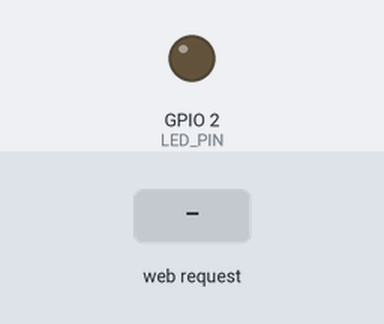
A sketch run on a simulated ESP32-C3. Parts: output pins drawn as LEDs (lit = HIGH). The test bench sets the inputs (shaded band). WiFi joins after 1.5 s; servers stay silent unless stated; pins used as bus, display or sensor lines are not drawn; what the sketch prints to the serial monitor is not drawn.

Above: at 5.8 s.
5.9 s: HTTP request GET /desligar received
At 11.2 s:
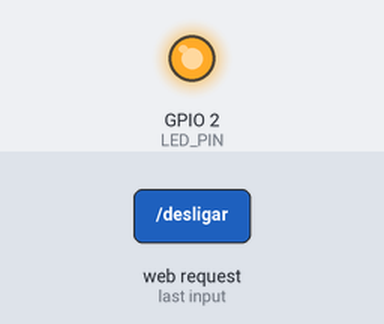
Timing chart, 0 to 13.4 s (numbered marks = the images above; inputs shaded):
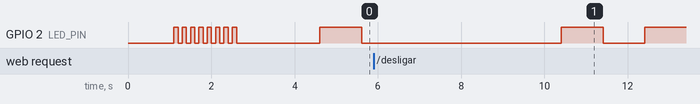

The sketch:

ESP-PC_Server.ino
```cpp
#include <WiFi.h>
#include <ESPAsyncWebServer.h>
#include "AsyncTCP.h"
#include <ESPmDNS.h> // NOVO: Inclui a biblioteca para nomes .local

#define DebugSerial Serial1 // Define nosso "Serial de Debug" como sendo o Serial1

// --- Configurações de Rede ---
const char* ssid = "LESC";
// Coloque o nome da sua rede Wi-Fi aqui
const char* password = "A33669608F";
// Coloque a senha da sua rede aqui
const char* mdns_name = "esp-pc"; // NOVO: O nome para acessar (http://esp-pc.local)

// --- Configurações de Hardware ---
// Pinos GPIO seguros para uso na ESP32-C3
const int POWER_PIN = 5;
// Conectado ao pino 1 (Ânodo) do optoacoplador de POWER
const int RESET_PIN = 3;
// Conectado ao pino 1 (Ânodo) do optoacoplador de RESET

const int ESP_UART_TX_PIN = 21;
// O pino que você especificou
const int ESP_UART_RX_PIN = 20;
// Um pino "placeholder", mesmo que não o usemos

// Duração do pulso para simular o "pressionar" do botão
const int PULSE_DURATION_MS = 300;
const int SHUTDOWN_DURATION_MS = 4500; // NOVO: 4.5 segundos para forçar o desligamento

// --- Configuração do LED de Status (Heartbeat) ---
// Na maioria das placas ESP32-C3, o LED azul onboard está no GPIO 2.
// É um LED "common-anode", então LOW = LIGADO, HIGH = DESLIGADO.
const int LED_PIN = 2;
bool ledState = HIGH; // Começa desligado (HIGH)
unsigned long previousMillis = 0;
const long interval = 1000; // Intervalo do blink (1 segundo)

// --- Objetos do Servidor ---
AsyncWebServer server(80);
// Cria o objeto do servidor na porta 80 (HTTP)

// --- Página HTML ---
// HTML MODIFICADO
const char* htmlPage = R"rawliteral(
<!DOCTYPE html>
<html lang="pt-br">
<head>
    <meta charset="UTF-8">
    <meta name="viewport" content="width=device-width, initial-scale=1.0">
    <title>Controlador de PC</title>
    <style>
        body {
            font-family: -apple-system, BlinkMacSystemFont, "Segoe UI", Roboto, Helvetica, Arial, sans-serif;
            background-color: #121212;
            color: #e0e0e0;
            display: flex;
            flex-direction: column;
            align-items: center;
            justify-content: center;
            height: 100vh;
            margin: 0;
            text-align: center;
        }
        h1 {
            font-weight: 300;
            color: #ffffff;
        }
        .container {
            display: flex;
            flex-direction: column;
            gap: 20px;
            width: 80%;
            max-width: 400px;
        }
        .button {
            display: block;
            padding: 25px 20px;
            font-size: 1.2rem;
            font-weight: bold;
            text-decoration: none;
            color: #ffffff;
            border-radius: 8px;
            transition: transform 0.1s ease, box-shadow 0.2s ease;
            box-shadow: 0 4px 10px rgba(0,0,0,0.4);
        }
        .button:active {
            transform: scale(0.98);
            box-shadow: 0 2px 5px rgba(0,0,0,0.4);
        }
        .power {
            background-color: #4CAF50; /* Verde (Ligar) */
        }
        .power:hover {
            background-color: #45a049;
        }
        .reset {
            background-color: #f44336; /* Vermelho (Reset) */
        }
        .reset:hover {
            background-color: #e53935;
        }
        /* NOVO CSS PARA O BOTÃO DESLIGAR */
        .shutdown {
            background-color: #f57c00; /* Laranja */
        }
        .shutdown:hover {
            background-color: #e65100;
        }
    </style>
</head>
<body>
    <h1>Controlador de PC</h1>
    <div class="container">
        <a href="/ligar" class="button power">Ligar PC</a>
        <a href="/desligar" class="button shutdown">Desligar PC (Forçado)</a>
        <a href="/reset" class="button reset">Resetar PC</a>
    </div>
</body>
</html>
)rawliteral";


void setup() {
    // Adiciona uma pequena espera para a inicialização do Serial USB nativo
    delay(1000);

    Serial.begin(115200);
    Serial.println("\nIniciando Controlador de PC...");

    // NOVO: Inicializa o Serial1 (nosso DebugSerial) nos pinos 21 (TX) e 20 (RX)
    DebugSerial.begin(115200, SERIAL_8N1, ESP_UART_RX_PIN, ESP_UART_TX_PIN);

    DebugSerial.println("\nIniciando Controlador de PC (via UART1)...");

    // --- Configuração dos Pinos ---
    // Pinos de controle do PC
    pinMode(POWER_PIN, OUTPUT);
    pinMode(RESET_PIN, OUTPUT);
    digitalWrite(POWER_PIN, LOW); // Estado inativo
    digitalWrite(RESET_PIN, LOW); // Estado inativo

    // Pino do LED de status
    pinMode(LED_PIN, OUTPUT);
    digitalWrite(LED_PIN, HIGH);
// Começa desligado (HIGH = OFF)
    // --- Conexão Wi-Fi ---
    WiFi.begin(ssid, password);
    Serial.print("Conectando ao Wi-Fi");
    DebugSerial.println("Conectando ao Wi-Fi"); // Linha nova

    // Pisca o LED rapidamente enquanto conecta
    unsigned long connectStartTime = millis();
    while (WiFi.status() != WL_CONNECTED) {
        // Timeout de conexão (ex: 20 segundos)
        if (millis() - connectStartTime > 20000) {
            Serial.println("\nFalha ao conectar. Reiniciando...");
            DebugSerial.println("\nFalha ao conectar. Reiniciando...");
            ESP.restart();
        }

        Serial.print(".");
        DebugSerial.println(".");
        // Blink rápido
        digitalWrite(LED_PIN, LOW); // ON
        delay(100);
        digitalWrite(LED_PIN, HIGH); // OFF
        delay(100);
    }

    Serial.println("\nConectado!");
    Serial.print("Endereço IP: ");
    Serial.println(WiFi.localIP());
    DebugSerial.println("\nConectado!");
    DebugSerial.print("Endereço IP: ");
    DebugSerial.println(WiFi.localIP());

    // --- NOVO: Configuração do mDNS ---
    if (!MDNS.begin(mdns_name)) {
        Serial.println("Erro ao configurar o mDNS!");
        DebugSerial.println("Erro ao configurar o mDNS!");
    } else {
        Serial.print("mDNS iniciado. Acesse por http://");
        Serial.print(mdns_name);
        Serial.println(".local");
        DebugSerial.print("mDNS iniciado. Acesse por http://");
        DebugSerial.print(mdns_name);
        DebugSerial.println(".local");
        MDNS.addService("http", "tcp", 80);
    }
    // --- Fim da seção mDNS ---


    // --- Definição das Rotas do Servidor ---

    // Rota Raiz ("/") - Serve a página HTML principal
    server.on("/", HTTP_GET, [](AsyncWebServerRequest *request){
        request->send_P(200, "text/html", htmlPage);
    });

    // --- ROTAS MODIFICADAS ---

    // Rota "/ligar" - Aciona o pulso de LIGAR (curto)
    server.on("/ligar", HTTP_GET, [](AsyncWebServerRequest *request){
        Serial.println("Comando LIGAR recebido!");
        DebugSerial.println("Comando LIGAR recebido!");

        // Dá um feedback visual IMEDIATO no LED
        digitalWrite(LED_PIN, LOW); // Acende o LED

        // Envia o pulso CURTO
        digitalWrite(POWER_PIN, HIGH);
        delay(PULSE_DURATION_MS); // (delay aqui é aceitável, é muito curto)
        digitalWrite(POWER_PIN, LOW);

        request->redirect("/");
    });

    // Rota "/desligar" - Aciona o pulso de DESLIGAR (longo)
    server.on("/desligar", HTTP_GET, [](AsyncWebServerRequest *request){
        Serial.println("Comando DESLIGAR (FORÇADO) recebido!");
        DebugSerial.println("Comando DESLIGAR (FORÇADO) recebido!");

        // Dá um feedback visual IMEDIATO no LED
        digitalWrite(LED_PIN, LOW); // Acende o LED

        // Envia o pulso LONGO
        digitalWrite(POWER_PIN, HIGH);
        delay(SHUTDOWN_DURATION_MS); // Usa a nova constante de 4.5s
        digitalWrite(POWER_PIN, LOW);

        request->redirect("/");
    });

    // Rota "/reset" - Aciona o pulso de RESET (continua igual)
    server.on("/reset", HTTP_GET, [](AsyncWebServerRequest *request){
        Serial.println("Comando RESET recebido!");
        DebugSerial.println("Comando RESET recebido!");

        // Dá um feedback visual IMEDIATO no LED
        digitalWrite(LED_PIN, LOW); // Acende o LED

        // Envia o pulso para o PC
        digitalWrite(RESET_PIN, HIGH);
        delay(PULSE_DURATION_MS);
        digitalWrite(RESET_PIN, LOW);

        request->redirect("/");
    });
    // --- FIM DAS ROTAS MODIFICADAS ---

    // Rota "Não Encontrado" (404)
    server.onNotFound([](AsyncWebServerRequest *request){
        request->send(404, "text/plain", "Página não encontrada.");
    });

    // Inicia o servidor
    server.begin();
    Serial.println("Servidor Web iniciado. Acesse o IP acima.");
    DebugSerial.println("Servidor Web iniciado. Acesse o IP acima.");

    // Deixa o LED aceso fixo por 2 segundos para mostrar que está pronto
    digitalWrite(LED_PIN, LOW); // ON
    delay(2000);
    digitalWrite(LED_PIN, HIGH); // OFF
    previousMillis = millis();
// Reseta o timer do blink para o loop
}

void loop() {
    // Esta é a rotina de "heartbeat" (pulsação)
    // Ela usa millis() para não bloquear o servidor web
    unsigned long currentMillis = millis();

    if (currentMillis - previousMillis >= interval) {
        // Salva o tempo da última vez que o LED piscou
        previousMillis = currentMillis;

        // Inverte o estado do LED
        if (ledState == LOW) {
            ledState = HIGH; // Desliga [cite: 43]
        } else {
            ledState = LOW;  // Liga [cite: 44]
        }

        // Atualiza o pino do LED
        digitalWrite(LED_PIN, ledState);
    }

    // NOTA: Não precisamos de mais nada aqui.
    // O AsyncWebServer cuida de todas as conexões de rede em segundo plano.
}
```
